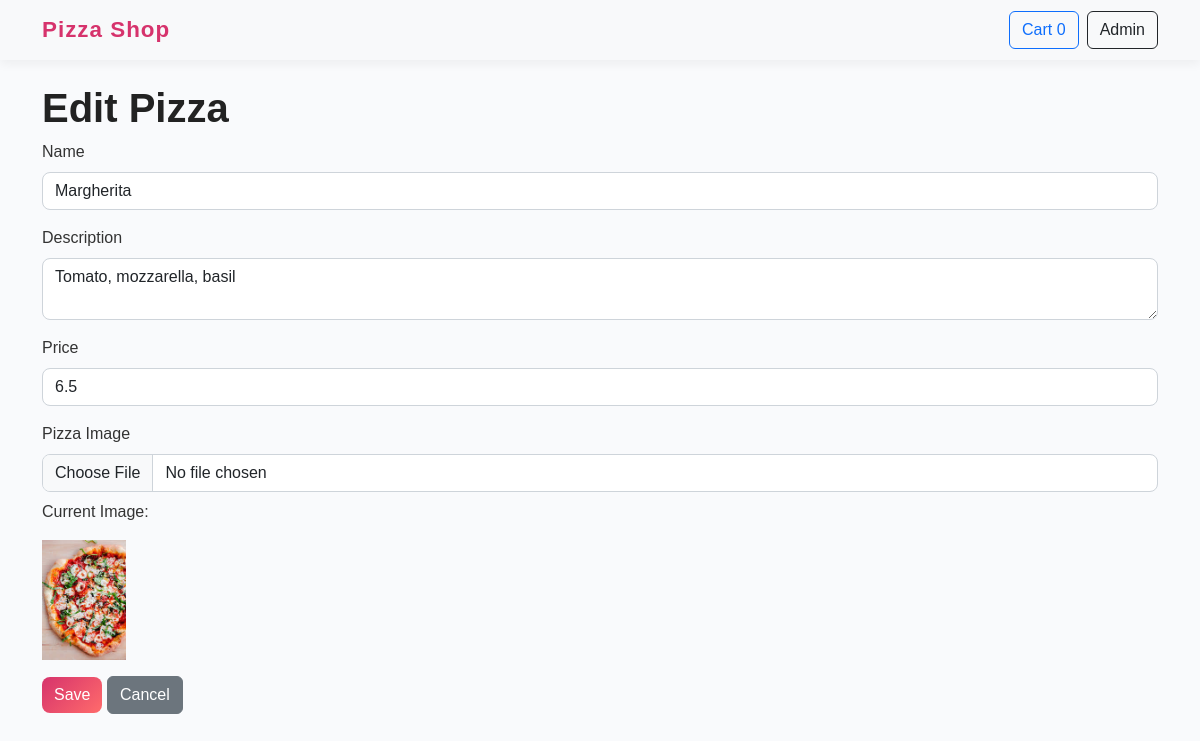
/admin/pizzas/edit/1, run on the app's committed database.
### app/models.py (models this page shows, shortened)
class Pizza(Base):
    __tablename__ = "pizzas"
    id = Column(Integer, primary_key=True, index=True)
    name = Column(String(100), nullable=False, unique=True)
    description = Column(Text, default="")
    price = Column(Float, nullable=False)
    image_filename = Column(String(255), default="default_pizza.jpeg")
    order_items = relationship("OrderItem", back_populates="pizza")

### app/main.py (the view)
@app.get("/admin/pizzas/edit/{pizza_id}", response_class=HTMLResponse)
def edit_pizza_form(request: Request, pizza_id: int, db: Session = Depends(get_db)):
    pizza = db.query(models.Pizza).filter_by(id=pizza_id).first()
    if not pizza:
        raise HTTPException(status_code=404, detail="Pizza not found")
    return templates.TemplateResponse("pizza_form.html", {"request": request, "pizza": pizza})

### app/templates/pizza_form.html
{% extends "base.html" %}
{% block content %}
<h1>{{ pizza and "Edit Pizza" or "Add Pizza" }}</h1>
<form
  method="post"
  enctype="multipart/form-data"
  action="{{ pizza and '/admin/pizzas/edit/' ~ pizza.id or '/admin/pizzas/new' }}"
>
  <div class="mb-3">
    <label class="form-label">Name</label>
    <input
      class="form-control"
      name="name"
      value="{{ pizza and pizza.name or '' }}"
      required
    />
  </div>
  <div class="mb-3">
    <label class="form-label">Description</label>
    <textarea class="form-control" name="description">{{ pizza and pizza.description or '' }}</textarea>
  </div>
  <div class="mb-3">
    <label class="form-label">Price</label>
    <input
      type="number"
      step="0.01"
      class="form-control"
      name="price"
      value="{{ pizza and pizza.price or '' }}"
      required
    />
  </div>
  <div class="mb-3">
    <label class="form-label">Pizza Image</label>
    <input
      type="file"
      name="image"
      accept=".png,.jpg,.jpeg,.svg,.gif"
      class="form-control"
    />
    {% if pizza %}
      <p class="mt-2">Current Image:</p>
      <img
        src="{{ pizza.image_url() if pizza.image_filename else url_for('static', path='uploads/default_pizza.jpeg') }}"
        alt="Pizza image"
        style="max-height:120px; object-fit:cover;"
      />
    {% endif %}
  </div>
  <button type="submit" class="btn btn-primary">Save</button>
  <a class="btn btn-secondary" href="/admin/pizzas">Cancel</a>
</form>
{% endblock %}

### app/static/css/main.css (style rules this page uses)
body { font-family: "Poppins", sans-serif; background: #f9fafc; color: #333; transition: background 0.3s ease-in-out; }
h1, h2, h5 { font-weight: 600; color: #222; }
.btn-primary { background: linear-gradient(135deg, #d6336c, #ff6b6b); border: none; border-radius: 8px; transition: transform 0.2s ease, box-shadow 0.2s ease; }
form .form-control, textarea { border-radius: 8px; border: 1px solid #ced4da; transition: border-color 0.3s ease, box-shadow 0.3s ease; }
.card, form, .table, .alert { animation: pop 0.5s ease; }

### data on the page
Pizza: name "Margherita", description "Tomato, mozzarella, basil", price "6.5", image_url (picture)

### other printed values
{{ pizza and "Edit Pizza" or "Add Pizza" }} "Edit Pizza"
